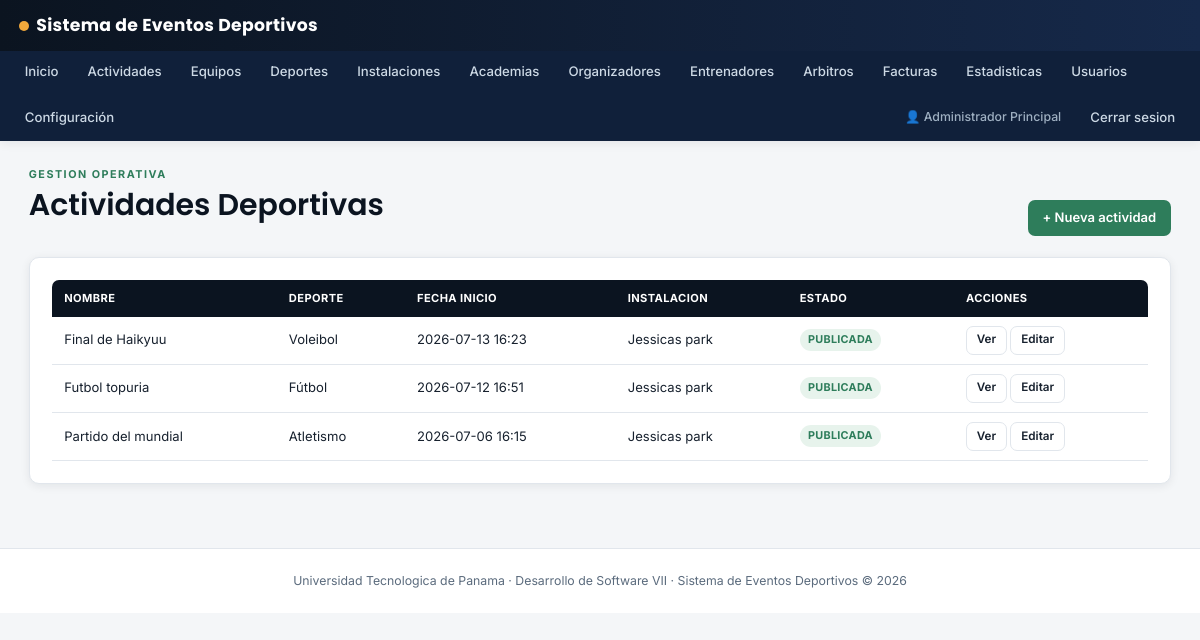
The page /actividades (signed in) on the database as committed earlier.
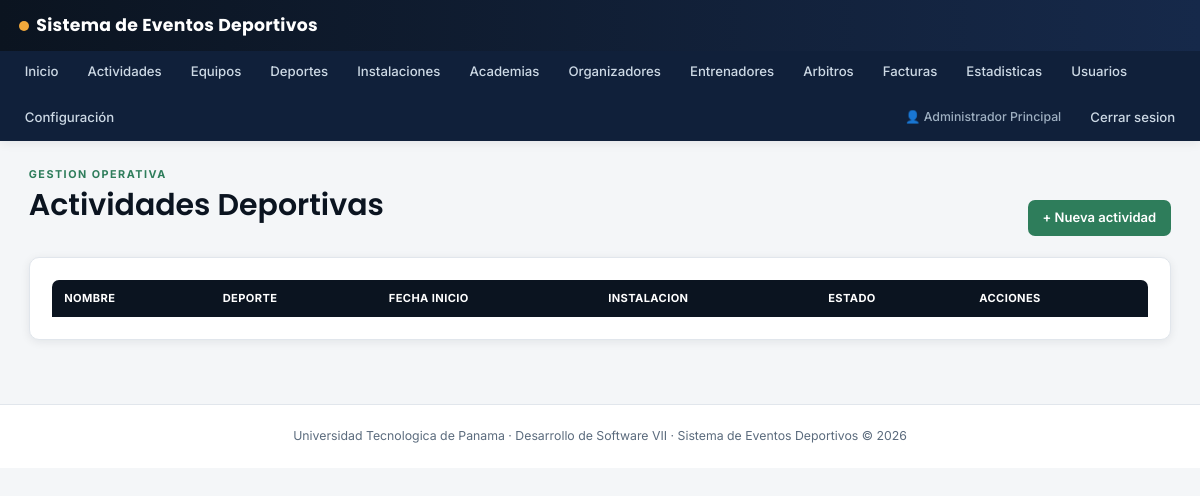
The same page on the database as committed later.
### tables this page shows
CREATE TABLE actividades (
    id INT UNSIGNED AUTO_INCREMENT PRIMARY KEY,

    organizador_id INT UNSIGNED NOT NULL,
    deporte_id INT UNSIGNED NOT NULL,
    instalacion_id INT UNSIGNED NOT NULL,
    entrenador_id INT UNSIGNED NULL,

    tipo ENUM(
        'BIRRIA',
        'ENTRENAMIENTO',
        'TORNEO',
        'EVENTO'
    ) NOT NULL,

    modalidad ENUM(
        'INDIVIDUAL',
        'EQUIPO',
        'MIXTA'
    ) NOT NULL,

    nombre VARCHAR(180) NOT NULL,
    descripcion TEXT NOT NULL,
    reglas TEXT NULL,

    fecha_inicio DATETIME NOT NULL,
    fecha_fin DATETIME NOT NULL,
    fecha_cierre_inscripcion DATETIME NULL,

    edad_minima SMALLINT UNSIGNED NULL,
    edad_maxima SMALLINT UNSIGNED NULL,

    cupos_disponibles INT UNSIGNED
        NOT NULL DEFAULT 0,

    capacidad_invitados INT UNSIGNED
        NOT NULL DEFAULT 0,

    requiere_pago TINYINT(1)
        NOT NULL DEFAULT 0,

    costo_inscripcion DECIMAL(10,2)
        NOT NULL DEFAULT 0.00,

    costo_instalacion DECIMAL(10,2)
        NOT NULL DEFAULT 0.00,

    imagen VARCHAR(255) NULL,

    codigo_qr VARCHAR(255) NULL,
    token_publico CHAR(64) NOT NULL,

    estado ENUM(
        'BORRADOR',
        'PUBLICADA',
        'CERRADA',
        'FINALIZADA',
        'CANCELADA',
        'TRASLADADA'
    ) NOT NULL DEFAULT 'BORRADOR',

    motivo_cancelacion TEXT NULL,

    actividad_origen_id INT UNSIGNED NULL,

    fecha_publicacion DATETIME NULL,

    fecha_creacion DATETIME
        NOT NULL DEFAULT CURRENT_TIMESTAMP,

    fecha_actualizacion DATETIME
        NOT NULL DEFAULT CURRENT_TIMESTAMP
        ON UPDATE CURRENT_TIMESTAMP,

    CONSTRAINT uq_actividades_token
        UNIQUE (token_publico),

    CONSTRAINT fk_actividades_organizador
        FOREIGN KEY (organizador_id)
        REFERENCES organizadores(id)
        ON UPDATE CASCADE
        ON DELETE RESTRICT,

    CONSTRAINT fk_actividades_deporte
        FOREIGN KEY (deporte_id)
        REFERENCES deportes(id)
        ON UPDATE CASCADE
        ON DELETE RESTRICT,

    CONSTRAINT fk_actividades_instalacion
        FOREIGN KEY (instalacion_id)
        REFERENCES instalaciones(id)
        ON UPDATE CASCADE
        ON DELETE RESTRICT,

    CONSTRAINT fk_actividades_entrenador
        FOREIGN KEY (entrenador_id)
        REFERENCES entrenadores(id)
        ON UPDATE CASCADE
        ON DELETE SET NULL,

    CONSTRAINT fk_actividades_origen
        FOREIGN KEY (actividad_origen_id)
        REFERENCES actividades(id)
        ON UPDATE CASCADE
        ON DELETE SET NULL
);

CREATE TABLE deportes (
    id INT UNSIGNED AUTO_INCREMENT PRIMARY KEY,

    nombre VARCHAR(100) NOT NULL,
    descripcion VARCHAR(500) NULL,

    es_equipo TINYINT(1) NOT NULL DEFAULT 0,

    minimo_jugadores SMALLINT UNSIGNED NULL,
    maximo_jugadores SMALLINT UNSIGNED NULL,

    activo TINYINT(1) NOT NULL DEFAULT 1,

    fecha_creacion DATETIME
        NOT NULL DEFAULT CURRENT_TIMESTAMP,

    fecha_actualizacion DATETIME
        NOT NULL DEFAULT CURRENT_TIMESTAMP
        ON UPDATE CURRENT_TIMESTAMP,

    CONSTRAINT uq_deportes_nombre
        UNIQUE (nombre)
);

CREATE TABLE instalaciones (
    id INT UNSIGNED AUTO_INCREMENT PRIMARY KEY,

    nombre VARCHAR(150) NOT NULL,

    tipo ENUM(
        'CANCHA',
        'GIMNASIO',
        'PISCINA',
        'ESTADIO',
        'PISTA',
        'SALON',
        'OTRO'
    ) NOT NULL,

    descripcion TEXT NULL,

    direccion VARCHAR(255) NOT NULL,
    provincia VARCHAR(100) NOT NULL DEFAULT 'Panamá',
    distrito VARCHAR(100) NULL,
    corregimiento VARCHAR(100) NULL,

    espacio_disponible VARCHAR(150) NULL,

    capacidad_invitados INT UNSIGNED
        NOT NULL DEFAULT 0,

    costo_base DECIMAL(10,2)
        NOT NULL DEFAULT 0.00,

    latitud DECIMAL(10,8) NULL,
    longitud DECIMAL(11,8) NULL,

    activo TINYINT(1) NOT NULL DEFAULT 1,

    fecha_creacion DATETIME
        NOT NULL DEFAULT CURRENT_TIMESTAMP,

    fecha_actualizacion DATETIME
        NOT NULL DEFAULT CURRENT_TIMESTAMP
        ON UPDATE CURRENT_TIMESTAMP
);

### src/Controllers/ActividadController.php (called while the page is built, shortened)
<?php
final class ActividadController extends Controller
{
    public function index(): void
    {
        $this->render('actividades/index', [
            'actividades' => (new Actividad())->todos(),
            'exito' => $this->getSuccess(),
        ]);
    }
}

### src/Core/Router.php (called while the page is built, shortened)
<?php
final class Router
{
    private array $routes = [];
    public function get(string $path, string $controller, string $action): void
    {
        $this->routes['GET'][$path] = "{$controller}@{$action}";
    }
    public function post(string $path, string $controller, string $action): void
    {
        $this->routes['POST'][$path] = "{$controller}@{$action}";
    }
    public function dispatch(string $method, string $path): void
    {
        $path = rtrim($path, '/');
        $handler = $this->routes[$method][$path] ?? null;
        [$controllerName, $action] = explode('@', $handler);
        $controller = new $controllerClass();
        $controller->{$action}();
    }
}

### public/index.php (called while the page is built, shortened)
<?php
$router = new Router();
$router->get('/login', 'AuthController', 'mostrarLogin');
$router->post('/login', 'AuthController', 'login');
$router->get('/logout', 'AuthController', 'logout');
$router->get('/registro', 'UsuarioController', 'registroForm');
$router->post('/registro', 'UsuarioController', 'registrar');
$router->get('/dashboard', 'HomeController', 'dashboard');
$router->get('/usuarios', 'UsuarioController', 'index');
$router->get('/usuarios/crear', 'UsuarioController', 'crearForm');
$router->post('/usuarios/crear', 'UsuarioController', 'crear');
$router->get('/usuarios/editar', 'UsuarioController', 'editarForm');
$router->post('/usuarios/editar', 'UsuarioController', 'actualizar');
$router->get('/usuarios/deshabilitar', 'UsuarioController', 'deshabilitar');
$router->get('/usuarios/habilitar', 'UsuarioController', 'habilitar');
$router->get('/mi-cuenta/password', 'UsuarioController', 'cambiarPasswordForm');
$router->post('/mi-cuenta/password', 'UsuarioController', 'cambiarPassword');
$router->get('/deportes', 'DeporteController', 'index');
$router->get('/deportes/crear', 'DeporteController', 'crearForm');
$router->post('/deportes/crear', 'DeporteController', 'crear');
$router->get('/deportes/editar', 'DeporteController', 'editarForm');
$router->post('/deportes/editar', 'DeporteController', 'actualizar');
$router->get('/deportes/deshabilitar', 'DeporteController', 'deshabilitar');
$router->get('/deportes/habilitar', 'DeporteController', 'habilitar');
$router->get('/instalaciones', 'InstalacionController', 'index');
$router->get('/instalaciones/crear', 'InstalacionController', 'crearForm');
$router->post('/instalaciones/crear', 'InstalacionController', 'crear');
$router->get('/instalaciones/editar', 'InstalacionController', 'editarForm');
$router->post('/instalaciones/editar', 'InstalacionController', 'actualizar');
$router->get('/instalaciones/deshabilitar', 'InstalacionController', 'deshabilitar');
$router->get('/instalaciones/habilitar', 'InstalacionController', 'habilitar');
$router->get('/academias', 'AcademiaController', 'index');
$router->get('/academias/crear', 'AcademiaController', 'crearForm');
$router->post('/academias/crear', 'AcademiaController', 'crear');
$router->get('/academias/editar', 'AcademiaController', 'editarForm');
$router->post('/academias/editar', 'AcademiaController', 'actualizar');
$router->get('/academias/deshabilitar', 'AcademiaController', 'deshabilitar');
$router->get('/academias/habilitar', 'AcademiaController', 'habilitar');
$router->get('/organizadores', 'OrganizadorController', 'index');
$router->get('/organizadores/crear', 'OrganizadorController', 'crearForm');
$router->post('/organizadores/crear', 'OrganizadorController', 'crear');
$router->get('/organizadores/editar', 'OrganizadorController', 'editarForm');
$router->post('/organizadores/editar', 'OrganizadorController', 'actualizar');
$router->get('/organizadores/verificar', 'OrganizadorController', 'verificar');
$router->get('/organizadores/deshabilitar', 'OrganizadorController', 'deshabilitar');
$router->get('/organizadores/habilitar', 'OrganizadorController', 'habilitar');
$router->get('/entrenadores', 'EntrenadorController', 'index');
$router->get('/entrenadores/crear', 'EntrenadorController', 'crearForm');
$router->post('/entrenadores/crear', 'EntrenadorController', 'crear');
$router->get('/arbitros', 'ArbitroController', 'index');
$router->get('/arbitros/crear', 'ArbitroController', 'crearForm');
$router->post('/arbitros/crear', 'ArbitroController', 'crear');
$router->get('/arbitros/evaluar', 'ArbitroController', 'evaluarForm');
$router->post('/arbitros/evaluar', 'ArbitroController', 'evaluar');
$router->get('/equipos', 'EquipoController', 'index');
$router->get('/equipos/crear', 'EquipoController', 'crearForm');
$router->post('/equipos/crear', 'EquipoController', 'crear');
$router->get('/equipos/ver', 'EquipoController', 'ver');
$router->post('/equipos/jugadores/agregar', 'EquipoController', 'agregarJugador');
$router->get('/equipos/jugadores/eliminar', 'EquipoController', 'eliminarJugador');
$router->get('/actividades', 'ActividadController', 'index');
$router->get('/actividades/crear', 'ActividadController', 'crearForm');
$router->post('/actividades/crear', 'ActividadController', 'crear');
$router->get('/actividades/editar', 'ActividadController', 'editarForm');
$router->post('/actividades/editar', 'ActividadController', 'actualizar');
$router->get('/actividades/ver', 'ActividadController', 'ver');
$router->get('/actividades/publicar', 'ActividadController', 'publicar');
$router->get('/actividades/cerrar-inscripciones', 'ActividadController', 'cerrarInscripciones');
$router->get('/actividades/finalizar', 'ActividadController', 'finalizar');
$router->get('/actividades/cancelar', 'ActividadController', 'cancelarForm');
$router->post('/actividades/cancelar', 'ActividadController', 'cancelar');
$router->get('/actividades/incidente/crear', 'ActividadController', 'reportarIncidenteForm');
$router->post('/actividades/incidente/crear', 'ActividadController', 'reportarIncidente');
$router->get('/inscripciones/equipo/crear', 'InscripcionController', 'inscribirEquipoForm');
$router->post('/inscripciones/equipo/crear', 'InscripcionController', 'inscribirEquipo');
$router->get('/inscripciones/equipo/aprobar', 'InscripcionController', 'aprobarEquipo');
$router->get('/inscripciones/equipo/rechazar', 'InscripcionController', 'rechazarEquipo');
$router->get('/inscripciones/individual/crear', 'InscripcionController', 'inscribirIndividualForm');
$router->post('/inscripciones/individual/crear', 'InscripcionController', 'inscribirIndividual');
$router->get('/facturas', 'FacturaController', 'index');
$router->get('/facturas/ver', 'FacturaController', 'ver');
$router->get('/facturas/descargar', 'FacturaController', 'descargarPdf');
$router->get('/factura-publica', 'FacturaController', 'verPublica');
$router->get('/estadisticas', 'EstadisticaController', 'index');
$router->get('/configuracion', 'ConfiguracionController', 'index');
$router->post('/configuracion/actualizar', 'ConfiguracionController', 'actualizar');
$router->get('/configuracion/mensajes', 'ConfiguracionController', 'mensajes');
$router->get('/configuracion/mensajes/leido', 'ConfiguracionController', 'marcarLeido');
$router->get('/', 'PublicController', 'inicio');
$router->post('/contacto', 'PublicController', 'contacto');
$requestUri = parse_url($_SERVER['REQUEST_URI'] ?? '/', PHP_URL_PATH) ?? '/';
$router->dispatch($_SERVER['REQUEST_METHOD'], $requestUri);

### src/Models/Actividad.php (called while the page is built, shortened)
<?php
final class Actividad extends Model
{
    public function todos(): array
    {
        $sql = self::SELECT_BASE . ' ORDER BY act.fecha_inicio DESC';
        return $this->db->query($sql)->fetchAll();
    }
}

### views/actividades/index.php (the view, shortened to what the changed rows need)
<div class="container">
    <div class="page-head">
        <div><div class="eyebrow">Gestion operativa</div><h1>Actividades Deportivas</h1></div>
    </div>
    <div class="card">
        <table class="data-table">
            <thead><tr><th>Nombre</th><th>Deporte</th><th>Fecha inicio</th><th>Instalacion</th><th>Estado</th><th>Acciones</th></tr></thead>
            <tbody>
                <?php foreach ($actividades as $a): ?>
                    <tr>
                        <td><?= htmlspecialchars($a['nombre']) ?></td>
                        <td><?= htmlspecialchars($a['deporte_nombre']) ?></td>
                        <td><?= htmlspecialchars(substr($a['fecha_inicio'], 0, 16)) ?></td>
                        <td><?= htmlspecialchars($a['instalacion_nombre']) ?></td>
                        <td>
                            <?php
                                $badgeClass = match ($a['estado']) {
                                    'FINALIZADA' => 'badge-success',
                                    'CANCELADA' => 'badge-danger',
                                    'PUBLICADA' => 'badge-success',
                                    'CERRADA' => 'badge-warning',
                                    default => 'badge-neutral',
                                };
                            ?>
                            <span class="badge <?= $badgeClass ?>"><?= htmlspecialchars($a['estado']) ?></span>
                        </td>
                        <td>
                            <a class="btn btn-outline btn-sm" href="/actividades/ver?id=<?= (int) $a['id'] ?>">Ver</a>
                            <a class="btn btn-outline btn-sm" href="/actividades/editar?id=<?= (int) $a['id'] ?>">Editar</a>
                        </td>
                    </tr>
                <?php endforeach; ?>
            </tbody>
        </table>
    </div>
</div>

Rows that differ between the two databases and show on the page:
removed actividades: nombre "Final de Haikyuu", deporte.nombre "Voleibol", fecha_inicio "2026-07-13 16:23", instalacion.nombre "Jessicas park", estado "PUBLICADA"
removed actividades: nombre "Futbol topuria", deporte.nombre "Fútbol", fecha_inicio "2026-07-12 16:51", instalacion.nombre "Jessicas park", estado "PUBLICADA"
removed actividades: nombre "Partido del mundial", deporte.nombre "Atletismo", fecha_inicio "2026-07-06 16:15", instalacion.nombre "Jessicas park", estado "PUBLICADA"
